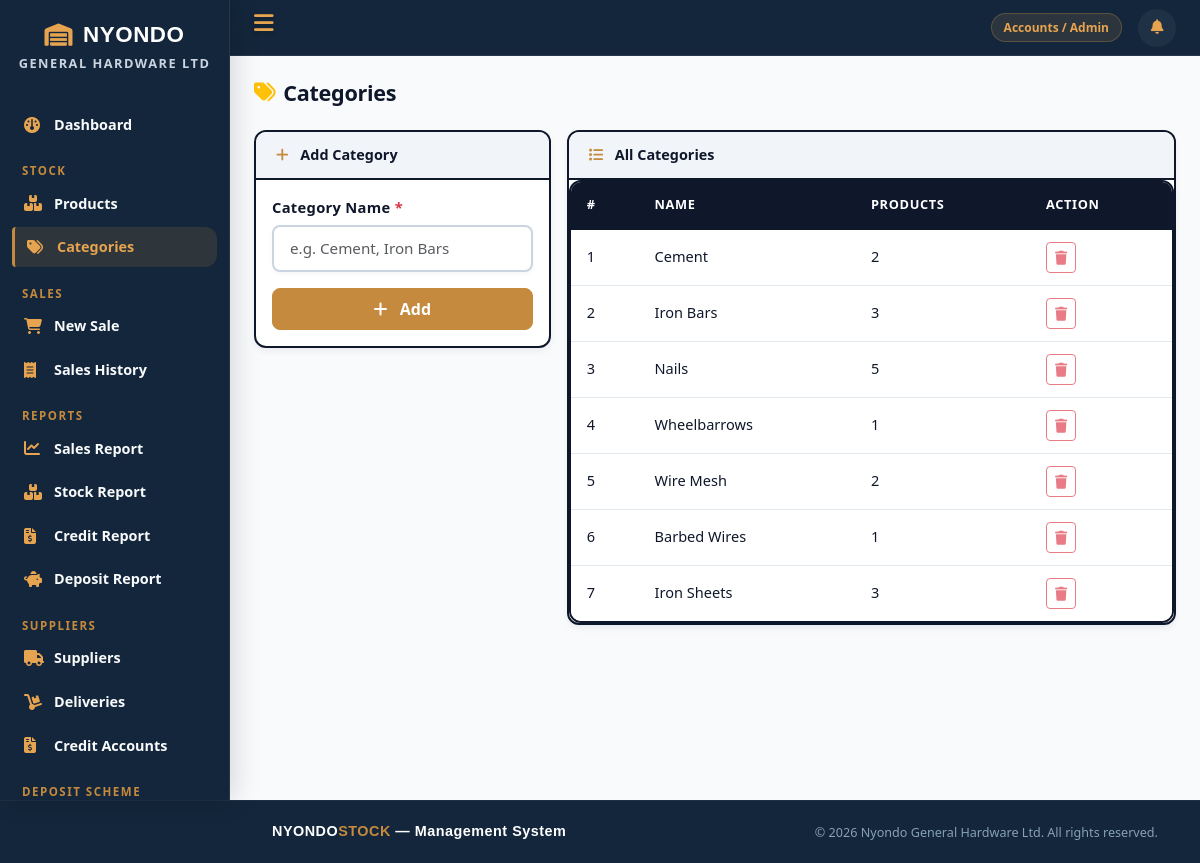
Screenshot of /stock/categories/ (signed in) with the database file from the repository.
### accounts/models.py (models this page shows, shortened)
class UserProfile(models.Model):
    ROLE_CHOICES = [
        ('sales_attendant', 'Sales Attendant'),
        ('store_manager', 'Store Manager'),
        ('admin', 'Accounts / Admin'),
    ]
    user = models.OneToOneField(User, on_delete=models.CASCADE, related_name='profile')
    role = models.CharField(max_length=20, choices=ROLE_CHOICES)
    phone = models.CharField(max_length=15)

### stock/models.py (models this page shows, shortened)
class Category(models.Model):
    name = models.CharField(max_length=100)
    class Meta:
        verbose_name_plural = "Categories"

### stock/views.py (the view)
        def wrapper(request, *args, **kwargs):
            if not hasattr(request.user, 'profile'):
                messages.error(request, "Access denied.")
                return redirect('dashboard')
            if request.user.profile.role not in roles:
                messages.error(request, "You do not have permission for this action.")
                return redirect('dashboard')
            return view_func(request, *args, **kwargs)

### stock/forms.py
class CategoryForm(forms.ModelForm):
    class Meta:
        model = Category
        fields = ['name']
        widgets = {
            'name': forms.TextInput(attrs={
                'class': 'form-control',
                'placeholder': 'e.g. Cement, Iron Bars',
            })
        }
        error_messages = {
            'name': {
                'required': 'Category name is required.',
                'unique': 'This category already exists.',
            }
        }

### sales/models.py (called while the page is built)
    @property
    def item_count(self):
        return self.cart_items.count()

### stock/views.py (called while the page is built)
def role_required(roles):
    def decorator(view_func):
        def wrapper(request, *args, **kwargs):
            if not hasattr(request.user, 'profile'):
                messages.error(request, "Access denied.")
                return redirect('dashboard')
            if request.user.profile.role not in roles:
                messages.error(request, "You do not have permission for this action.")
                return redirect('dashboard')
            return view_func(request, *args, **kwargs)
        wrapper.__name__ = view_func.__name__
        return login_required(wrapper)
    return decorator

@role_required(['store_manager', 'admin'])
def category_list(request):
    categories = Category.objects.all()
    form = CategoryForm(request.POST or None)
    if request.method == 'POST':
        if form.is_valid():
            form.save()
            messages.success(request, "Category added.")
            return redirect('category_list')
    return render(request, 'stock/category_list.html', {
        'categories': categories,
        'form': form,
    })

### templates/stock/category_list.html (shortened to what this page needs)
{% extends 'base.html' %}
{% block content %}
<h4 class="fw-bold mb-4">
    <i class="fa-solid fa-tags me-2 text-warning"></i> Categories
</h4>
<div class="row g-3">
    <div class="col-md-4">
        <div class="card">
            <div class="card-header">
                <i class="fa-solid fa-plus me-2"></i> Add Category
            </div>
            <div class="card-body">
                <form method="post" novalidate>
                    <div class="mb-3">
                        <label class="form-label">Category Name <span class="text-danger">*</span></label>
                        {{ form.name }}
                    </div>
                    <button type="submit" class="btn btn-primary w-100">
                        <i class="fa-solid fa-plus me-2"></i> Add
                    </button>
                </form>
            </div>
        </div>
    </div>
    <div class="col-md-8">
        <div class="card">
            <div class="card-header">
                <i class="fa-solid fa-list me-2"></i> All Categories
            </div>
            <div class="card-body p-0">
                <table class="table table-hover mb-0">
                    <thead>
                        <tr>
                            <th>#</th>
                            <th>Name</th>
                            <th>Products</th>
                            <th>Action</th>
                        </tr>
                    </thead>
                    <tbody>
                        {% for cat in categories %}
                        <tr>
                            <td>{{ forloop.counter }}</td>
                            <td>{{ cat.name }}</td>
                            <td>{{ cat.product_set.count }}</td>
                            <td>
                                <form method="post"
                                      action="{% url 'category_delete' cat.pk %}">
                                    <button class="btn btn-sm btn-outline-danger"
                                            {% if cat.product_set.count > 0 %}disabled title="Has products"{% endif %}>
                                        <i class="fa-solid fa-trash"></i>
                                    </button>
                                </form>
                            </td>
                        </tr>
                        {% endfor %}
                    </tbody>
                </table>
            </div>
        </div>
    </div>
</div>
{% endblock %}

### templates/base.html (shortened to what this page needs)
{% load static %}
<!doctype html>
<html lang="en">
<head>
    <link href="https://cdn.jsdelivr.net/npm/bootstrap@5.3.0/dist/css/bootstrap.min.css" rel="stylesheet"/>
    <link href="https://cdnjs.cloudflare.com/ajax/libs/font-awesome/6.4.0/css/all.min.css" rel="stylesheet"/>
    <link href="{% static 'css/main.css' %}" rel="stylesheet"/>
</head>
<body>
{% if request.user.is_authenticated %}
    <div class="wrapper">
        <nav id="sidebar">
            <div class="auth-logo" style="font-size: 1.4rem;">
        <i class="fa-solid fa-warehouse"></i> NYONDO
    </div>
    <p class="auth-subtitle" style="font-size: 0.8rem;">General Hardware Ltd</p>
            <ul class="sidebar-menu">
                <li>
                    <a href="{% url 'dashboard' %}"
                       class="{% if request.resolver_match.url_name == 'dashboard' %}active{% endif %}">
                        <i class="fa-solid fa-gauge"></i>
                        Dashboard
                    </a>
                </li>
                <li class="menu-label">Stock</li>
                <li>
                    <a href="{% url 'product_list' %}"
                       class="{% if 'product' in request.resolver_match.url_name %}active{% endif %}">
                        <i class="fa-solid fa-boxes-stacked"></i>
                        Products
                    </a>
                </li>
                {% if request.user.profile.role in 'store_manager,admin' %}
                <li>
                    <a href="{% url 'category_list' %}"
                       class="{% if 'category' in request.resolver_match.url_name %}active{% endif %}">
                        <i class="fa-solid fa-tags"></i>
                        Categories
                    </a>
                </li>
                {% endif %}
                <li class="menu-label">Sales</li>
                <li>
                    <a href="{% url 'cart' %}"
                       class="{% if 'cart' in request.resolver_match.url_name %}active{% endif %}">
                        <i class="fa-solid fa-cart-shopping"></i>
                        New Sale
                    </a>
                </li>
                <li>
                    <a href="{% url 'sales_list' %}"
                       class="{% if request.resolver_match.url_name == 'sales_list' %}active{% endif %}">
                        <i class="fa-solid fa-receipt"></i>
                        Sales History
                    </a>
                </li>
                {% if request.user.profile.role in 'store_manager,admin' %}
                <li class="menu-label">Reports</li>
                <li>
                    <a href="{% url 'sales_report' %}"
                       class="{% if request.resolver_match.url_name == 'sales_report' %}active{% endif %}">
                        <i class="fa-solid fa-chart-line"></i>
                        Sales Report
                    </a>
                </li>
                <li>
                    <a href="{% url 'stock_report' %}"
                       class="{% if request.resolver_match.url_name == 'stock_report' %}active{% endif %}">
                        <i class="fa-solid fa-boxes-stacked"></i>
                        Stock Report
                    </a>
                </li>
                {% endif %}
                {% if request.user.profile.role == 'admin' %}
                <li>
                    <a href="{% url 'credit_report' %}"
                       class="{% if request.resolver_match.url_name == 'credit_report' %}active{% endif %}">
                        <i class="fa-solid fa-file-invoice-dollar"></i>
                        Credit Report
                    </a>
                </li>
                {% endif %}
                {% if request.user.profile.role == 'admin' or request.user.profile.role == 'sales_attendant' %}
                <li>
                    <a href="{% url 'deposit_report' %}"
                       class="{% if request.resolver_match.url_name == 'deposit_report' %}active{% endif %}">
                        <i class="fa-solid fa-piggy-bank"></i>
                        Deposit Report
                    </a>
                </li>
                {% endif %}
                {% if request.user.profile.role in 'store_manager,admin' %}
                <li class="menu-label">Suppliers</li>
                <li>
                    <a href="{% url 'supplier_list' %}"
                       class="{% if 'supplier' in request.resolver_match.url_name %}active{% endif %}">
                        <i class="fa-solid fa-truck"></i>
                        Suppliers
                    </a>
                </li>
                <li>
                    <a href="{% url 'delivery_list' %}"
                       class="{% if 'delivery' in request.resolver_match.url_name %}active{% endif %}">
                        <i class="fa-solid fa-dolly"></i>
                        Deliveries
                    </a>
                </li>
                {% endif %}
                {% if request.user.profile.role == 'admin' %}
                <li>
                    <a href="{% url 'credit_list' %}"
                       class="{% if 'credit' in request.resolver_match.url_name %}active{% endif %}">
                        <i class="fa-solid fa-file-invoice-dollar"></i>
                        Credit Accounts
                    </a>
                </li>
                {% endif %}
                {% if request.user.profile.role == 'admin' or request.user.profile.role == 'sales_attendant' %}
                <li class="menu-label">Deposit Scheme</li>
                {% endif %}
            </ul>
        </nav>
        <div id="content">
            <nav class="topbar">
                <label for="nav-tog" class="toggle-btn" title="Toggle sidebar">
                    <i class="fa-solid fa-bars"></i>
                </label>
                <div class="topbar-right">
                    <span class="badge-role">
                        {{ request.user.profile.get_role_display }}
                    </span>
                    <div class="notif-wrapper">
                        <a href="{% url 'notification_list' %}"
                           class="notif-bell {% if notif_unread_count > 0 %}has-unread{% endif %}"
                           title="Notifications">
                            <i class="fa-solid fa-bell"></i>
                        </a>
                    </div>
                </div>
            </nav>
            <div class="page-content">
                {% block content %}{% endblock %}
            </div>
        </div>
    </div>
{% endif %}
<footer class="footer-custom mt-auto">
  <div class="container">
    <div class="row align-items-center">
      <div class="col-md-6 text-center text-md-start mb-2 mb-md-0">
        <div class="footer-brand" style="margin-left: 230px;">
          NYONDO<span>STOCK</span> — Management System
        </div>
      </div>
      <div class="col-md-6 text-center text-md-end">
        <span class="small">&copy; {% now "Y" %} Nyondo General Hardware Ltd. All rights reserved.</span>
      </div>
    </div>
  </div>
</footer>
</body>
</html>

### rows the page displays
Category: name "Cement", product_set.count "2"
Category: name "Iron Bars", product_set.count "3"
Category: name "Nails", product_set.count "5"
Category: name "Wheelbarrows", product_set.count "1"
Category: name "Wire Mesh", product_set.count "2"
Category: name "Barbed Wires", product_set.count "1"
Category: name "Iron Sheets", product_set.count "3"

### other values shown
{{ request.user.profile.get_role_display }} "Accounts / Admin"
